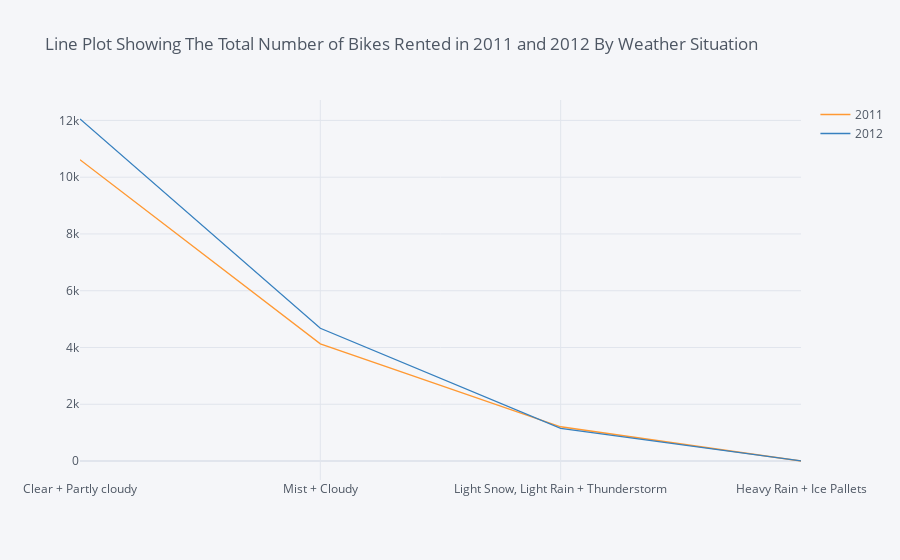

Write notebook code for a chart like this one.
### Code cell
a.iplot(title='Line Plot Showing The Total Number of Bikes Rented in 2011 and 2012 By Weather Situation')

### Figure 1 — Plotly figure (JSON) as saved in the notebook; plotly's stock layout.template omitted (floating-point values rounded to 4 significant figures)
{"data": [{"line": {"color": "rgba(255, 153, 51, 1.0)", "dash": "solid", "shape": "linear", "width": 1.3}, "mode": "lines", "name": "2011", "text": "", "type": "scatter", "x": ["Clear + Partly cloudy", "Mist + Cloudy", "Light Snow, Light Rain + Thunderstorm", "Heavy Rain + Ice Pallets"], "y": [10610.0, 4128.0, 1208.0, 1.568]}, {"line": {"color": "rgba(55, 128, 191, 1.0)", "dash": "solid", "shape": "linear", "width": 1.3}, "mode": "lines", "name": "2012", "text": "", "type": "scatter", "x": ["Clear + Partly cloudy", "Mist + Cloudy", "Light Snow, Light Rain + Thunderstorm", "Heavy Rain + Ice Pallets"], "y": [12050.0, 4676.0, 1151.0, 3.598]}], "layout": {"autosize": true, "legend": {"bgcolor": "#F5F6F9", "font": {"color": "#4D5663"}}, "paper_bgcolor": "#F5F6F9", "plot_bgcolor": "#F5F6F9", "title": {"font": {"color": "#4D5663"}, "text": "Line Plot Showing The Total Number of Bikes Rented in 2011 and 2012 By Weather Situation"}, "xaxis": {"autorange": true, "gridcolor": "#E1E5ED", "range": [0, 3], "showgrid": true, "tickfont": {"color": "#4D5663"}, "title": {"font": {"color": "#4D5663"}, "text": ""}, "type": "category", "zerolinecolor": "#E1E5ED"}, "yaxis": {"autorange": true, "gridcolor": "#E1E5ED", "range": [-667.8, 12720.0], "showgrid": true, "tickfont": {"color": "#4D5663"}, "title": {"font": {"color": "#4D5663"}, "text": ""}, "type": "linear", "zerolinecolor": "#E1E5ED"}}}
